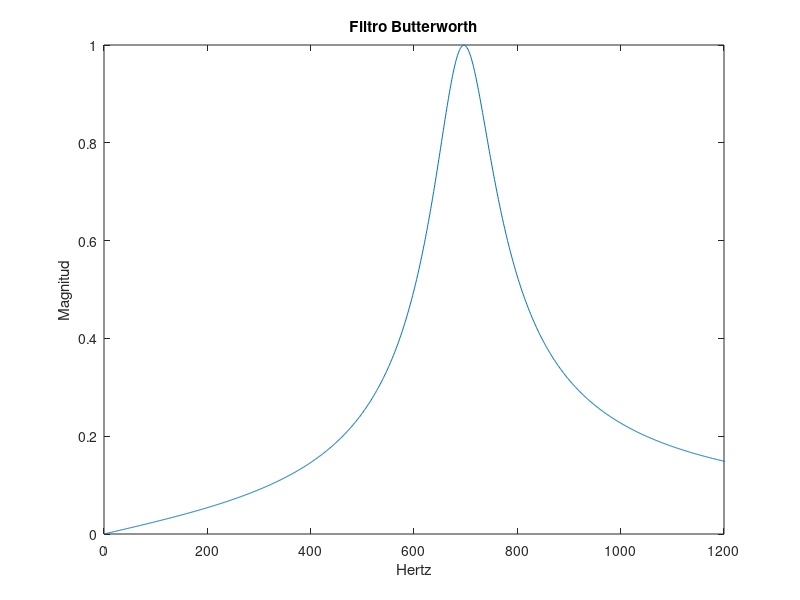

Reproduce this figure in MATLAB.
Fs=44000;
Ts=1/Fs;
num = [8.4953e-3 0 -8.4954e-3];
den = [1 -1.9732 0.9830];

[h,w]=freqz(num,den, 20000);
f=w/(2*pi);
plot(f*(Fs/2)/max(f),abs(h))
title('Filtro Butterworth')
xlabel('Hertz')
ylabel('Magnitud')
xlim([0, 1200])
ylim('auto')